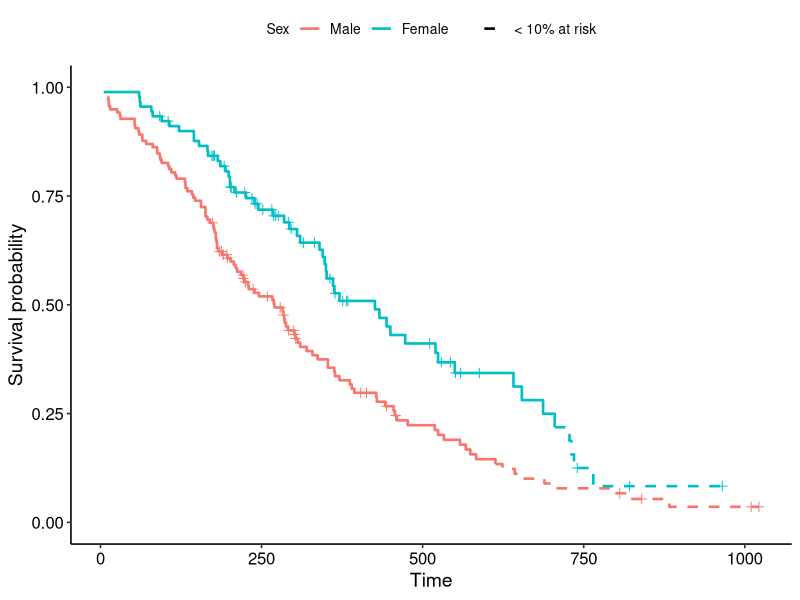
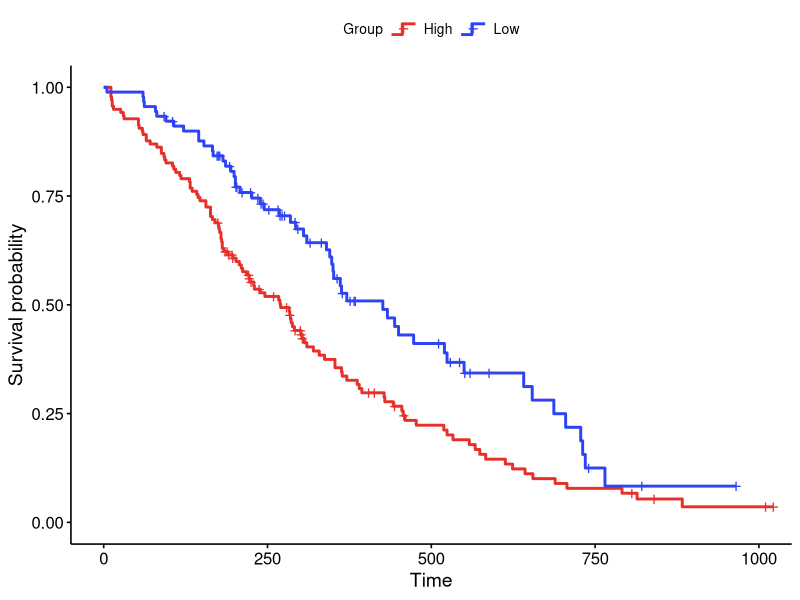
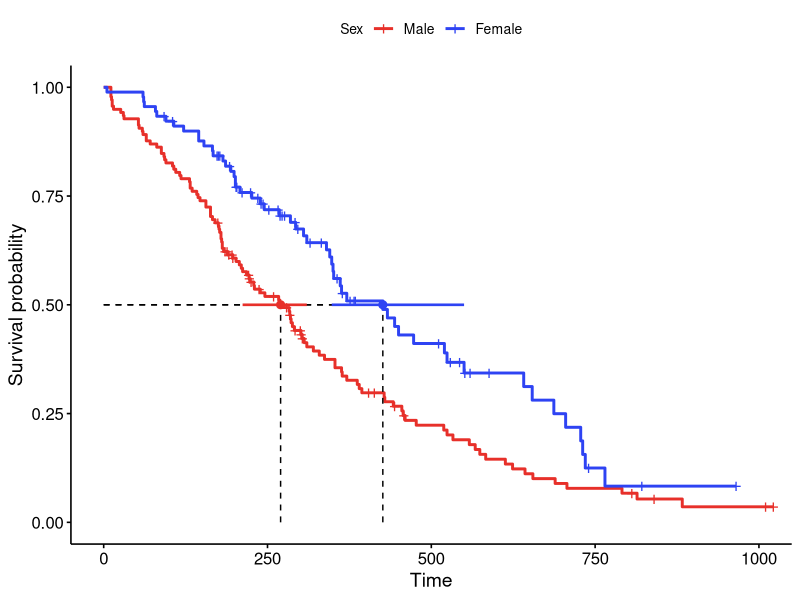
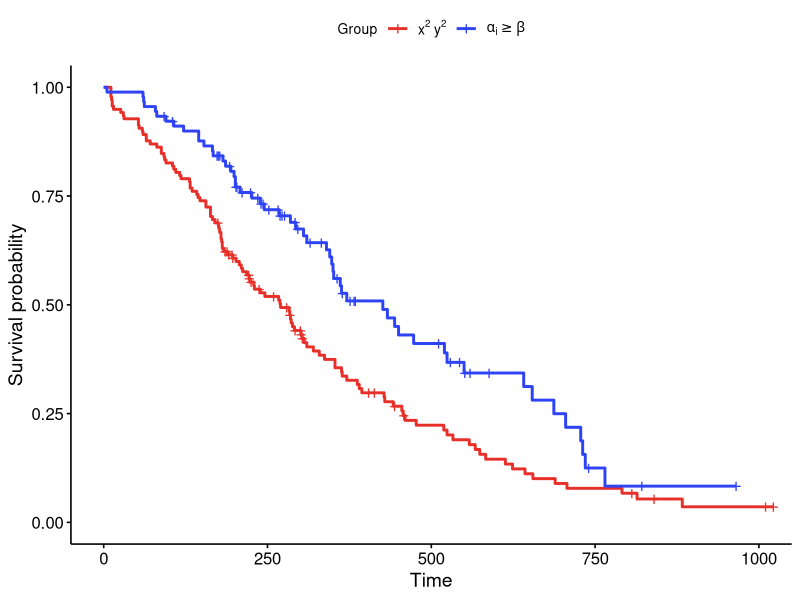
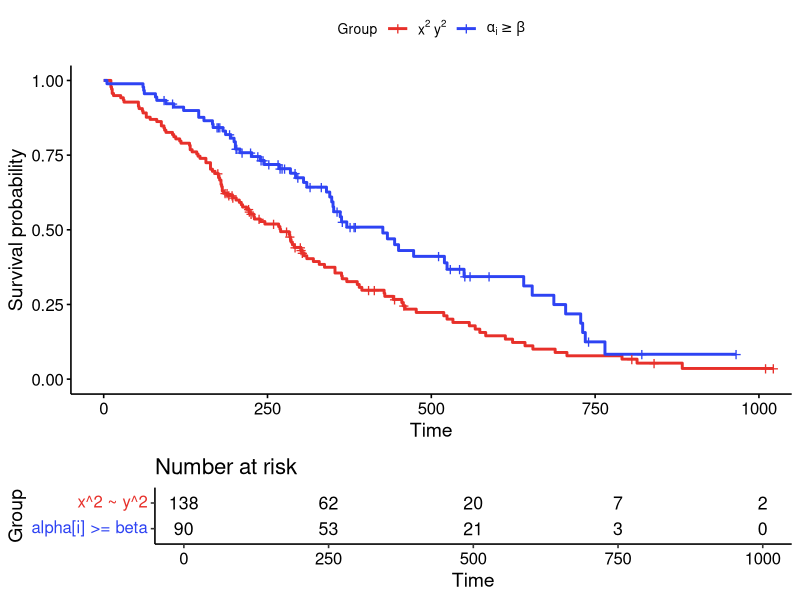
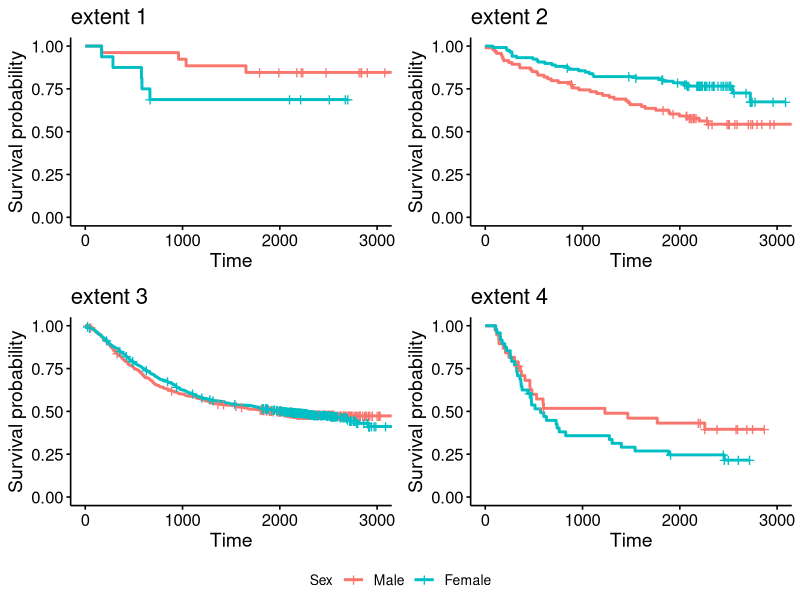
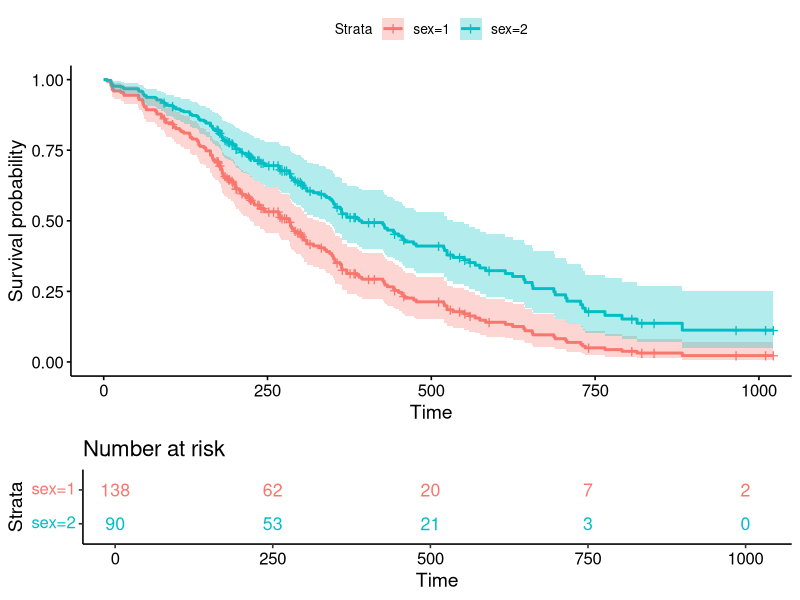
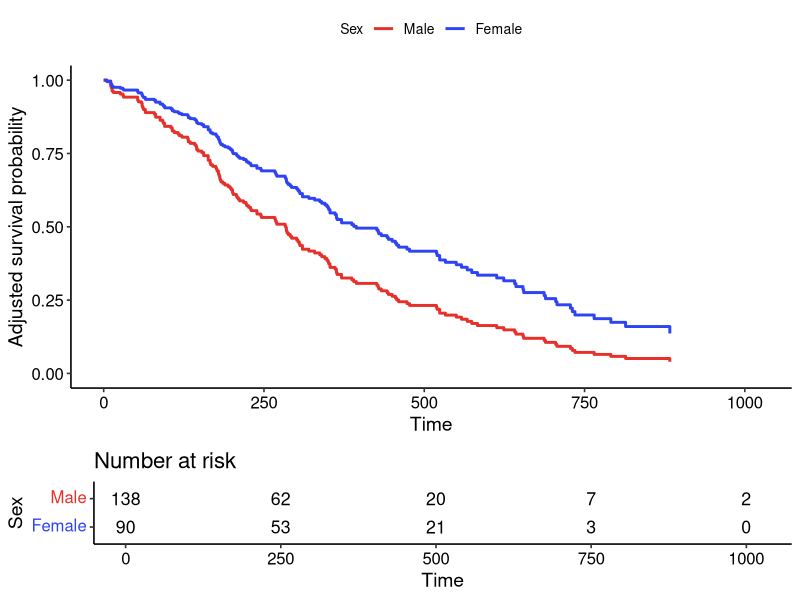

These figures' R source, in order:
## ---- chunk 1
knitr::opts_chunk$set(
  comment = "#>",
  collapse = TRUE,
  message = FALSE,
  warning = FALSE,
  fig.width = 7,
  fig.height = 5
)
## ---- chunk 2
library(survminer)
library(survival)
library(dplyr)
library(ggplot2)
## ---- chunk 3
# KM curves that switch solid -> dashed once the number at risk drops below
# `frac` of each group's initial cohort (default 10%).
ggsurv_dashed_below <- function(fit, data, frac = 0.10, ...) {
  ss <- surv_summary(fit, data = data) %>%
    group_by(strata) %>%
    mutate(onset = { s <- n.risk < frac * max(n.risk)
                     if (any(s)) min(time[s]) else Inf },
           phase = ifelse(time >= onset, "sparse", "dense")) %>%
    ungroup()
  # repeat the first sparse point in the solid phase so the two steps join
  bridge <- ss %>% filter(phase == "sparse") %>%
    group_by(strata) %>% slice_min(time, n = 1) %>% ungroup() %>%
    mutate(phase = "dense")

  ggplot(bind_rows(ss, bridge), aes(time, surv, colour = strata)) +
    geom_step(aes(linetype = phase), linewidth = 0.9) +
    geom_point(data = filter(ss, n.censor > 0), shape = 3, size = 2,
               show.legend = FALSE) +
    scale_linetype_manual(values = c(dense = "solid", sparse = "dashed"),
                          breaks = "sparse",
                          labels = sprintf("< %g%% at risk", 100 * frac),
                          name = NULL) +
    coord_cartesian(ylim = c(0, 1)) +
    labs(x = "Time", y = "Survival probability", ...) +
    theme_survminer()
}
## ---- chunk 4
fit <- survfit(Surv(time, status) ~ sex, data = lung)
ggsurv_dashed_below(fit, lung, frac = 0.10) +
  scale_colour_discrete(name = "Sex", labels = c("Male", "Female"))
## ---- chunk 5
library(grid)

# Draw the legend key of a ggsurvplot's curves as a small step (stair) that
# echoes the Kaplan-Meier shape, instead of the default straight line.
step_legend_key <- function(p) {
  `%||%` <- function(x, y) if (is.null(x)) y else x   # base R has this since 4.4
  draw_key_step <- function(data, params, size) {
    grid::linesGrob(
      x = c(0, 0.45, 0.45, 1), y = c(0.25, 0.25, 0.7, 0.7),
      gp = grid::gpar(col = data$colour %||% "black",
                      lwd = (data$linewidth %||% data$size %||% 0.75) * .pt,
                      lty = data$linetype %||% 1, lineend = "butt"))
  }
  # the survival curves are the first layer; subclass its geom to override ONLY
  # the legend key, so the curve drawing itself is unchanged
  g <- p$plot$layers[[1]]$geom
  p$plot$layers[[1]]$geom <-
    ggplot2::ggproto(paste0(class(g)[1], "Key"), g, draw_key = draw_key_step)
  p
}
## ---- chunk 6
fit2 <- survfit(Surv(time, status) ~ sex, data = lung)
p <- ggsurvplot(fit2, data = lung, palette = c("#E7302A", "#2E43F3"),
                legend.title = "Group", legend.labs = c("High", "Low"))
step_legend_key(p)
## ---- chunk 7
add_median_ci <- function(p, fit, y = 0.5) {
  med  <- surv_median(fit)
  # one colour per group, read from the drawn curve layer (no internal helpers)
  b     <- ggplot2::ggplot_build(p$plot)$data[[1]]
  cols  <- b$colour[match(sort(unique(b$group)), b$group)]
  # drop groups whose median is not reached (surv_median() returns NA there)
  keep  <- !is.na(med$median)
  med   <- med[keep, ]
  cols  <- cols[keep]
  p$plot +
    geom_segment(data = med, aes(x = lower, xend = upper, y = y, yend = y),
                 colour = cols, linewidth = 0.9, inherit.aes = FALSE) +
    geom_point(data = med, aes(x = median, y = y),
               colour = cols, size = 2.4, inherit.aes = FALSE)
}
## ---- chunk 8
fit3 <- survfit(Surv(time, status) ~ sex, data = lung)
p <- ggsurvplot(fit3, data = lung, palette = c("#E7302A", "#2E43F3"),
                surv.median.line = "hv",
                legend.labs = c("Male", "Female"), legend.title = "Sex")
p$plot <- add_median_ci(p, fit3)
p
## ---- chunk 9
pal <- c("#E7302A", "#2E43F3")
p <- ggsurvplot(fit3, data = lung, palette = pal, legend.title = "Group")
p$plot <- p$plot +
  scale_colour_manual(values = pal,
                      labels = c(expression(x^2 ~ y^2), expression(alpha[i] >= beta)),
                      name = "Group")
p
## ---- chunk 10
math.labs <- c(expression(x^2 ~ y^2), expression(alpha[i] >= beta))
p <- ggsurvplot(fit3, data = lung, palette = pal, risk.table = TRUE,
                legend.title = "Group")
p$plot  <- p$plot  +
  scale_colour_manual(values = pal, labels = math.labs, name = "Group")
p$table <- p$table + scale_y_discrete(labels = rev(math.labs))
p
## ---- chunk 11
colon2  <- colon[!is.na(colon$sex), ]
subsets <- split(colon2, colon2$extent)
subsets <- subsets[sapply(subsets, nrow) > 30]
subsets <- subsets[seq_len(min(4, length(subsets)))]

plots <- lapply(names(subsets), function(nm) {
  d   <- subsets[[nm]]
  fit <- survfit(Surv(time, status) ~ sex, data = d)
  ggsurvplot(fit, data = d, legend.title = "Sex",
             legend.labs = c("Male", "Female"), title = paste("extent", nm))$plot
})

ggpubr::ggarrange(plotlist = plots, ncol = 2, nrow = 2,
                  common.legend = TRUE, legend = "bottom")
## ---- chunk 12
km.fit  <- survfit(Surv(time, status) ~ sex, data = lung)
res.cox <- coxph(Surv(time, status) ~ age + sex + ph.ecog, data = lung)
sex_df  <- with(lung, data.frame(sex = c(1, 2),
                                 age = mean(age, na.rm = TRUE), ph.ecog = c(1, 1)))
fit <- survfit(res.cox, newdata = sex_df)

# note: a survfit() from a coxph fit carries no data, so pass `data =` explicitly
cox.surv <- ggsurvplot(fit, data = sex_df, conf.int = TRUE,
                       legend.labs = c("sex=1", "sex=2"))
cox.surv$table <- ggrisktable(km.fit, data = lung, color = "strata",
                              legend.labs = c("sex=1", "sex=2"),
                              xlim = c(0, max(fit$time)))
print(cox.surv, risk.table.height = 0.28)
## ---- chunk 13
lung2 <- transform(lung, sex = factor(sex, labels = c("Male", "Female")))
pal   <- c("#E7302A", "#2E43F3")
xmax  <- max(lung2$time, na.rm = TRUE)

# a KM ggsurvplot -> aligned curve + number-at-risk table by group
km.surv <- ggsurvplot(survfit(Surv(time, status) ~ sex, data = lung2), data = lung2,
                      risk.table = TRUE, palette = pal,
                      legend.labs = c("Male", "Female"), legend.title = "Sex",
                      break.time.by = 250, xlim = c(0, xmax))

# Cox-adjusted curves (a plain ggplot); match palette / xlim / breaks
res.cox <- coxph(Surv(time, status) ~ sex + age + ph.ecog, data = lung2)
adj <- ggadjustedcurves(res.cox, variable = "sex", data = lung2, palette = pal) +
  coord_cartesian(xlim = c(0, xmax)) +
  scale_x_continuous(breaks = seq(0, xmax, 250)) +
  labs(x = "Time", y = "Adjusted survival probability") +
  guides(colour = guide_legend("Sex"), fill = guide_legend("Sex")) +
  theme_survminer()

# swap the KM curve for the adjusted curve; keep the aligned KM risk table
km.surv$plot <- adj
print(km.surv, risk.table.height = 0.26)
## ---- chunk 14
library(cmprsk)

# competing-risks data: event 1 = PCM (of interest), 2 = death (competing)
mg <- transform(mgus2,
                etime = ifelse(pstat == 1, ptime, futime),
                event = ifelse(pstat == 1, 1, 2 * death))
pal <- c("#E7302A", "#2E43F3"); xmax <- max(mg$etime); eoi <- "1"

ci <- cuminc(mg$etime, mg$event, group = mg$sex)

# cumulative incidence of the event of interest, per group, with 95% CI bands
comps <- names(ci)[grepl(paste0(" ", eoi, "$"), names(ci))]
cif <- do.call(rbind, lapply(comps, function(nm) {
  d <- as.data.frame(ci[[nm]][c("time", "est", "var")])
  d$group <- sub(paste0(" ", eoi, "$"), "", nm); d
}))
cif$lower <- pmax(0, cif$est - 1.96 * sqrt(cif$var))
cif$upper <- pmin(1, cif$est + 1.96 * sqrt(cif$var))

p_cif <- ggplot(cif, aes(time, est, colour = group, fill = group)) +
  geom_ribbon(aes(ymin = lower, ymax = upper), alpha = 0.15, colour = NA) +
  geom_step(linewidth = 0.9) +
  scale_colour_manual(values = pal) + scale_fill_manual(values = pal) +
  scale_x_continuous(breaks = seq(0, xmax, 60)) +
  coord_cartesian(xlim = c(0, xmax), ylim = c(0, 1)) +
  labs(x = "Time (months)", y = "Cumulative incidence of PCM") +
  guides(colour = guide_legend("Sex"), fill = guide_legend("Sex")) +
  theme_survminer()

# number-at-risk table: survfit on "any event" gives the event-free at-risk count
km.surv <- ggsurvplot(survfit(Surv(etime, event > 0) ~ sex, data = mg), data = mg,
                      risk.table = TRUE, palette = pal, legend.labs = c("F", "M"),
                      legend.title = "Sex", break.time.by = 60, xlim = c(0, xmax))
km.surv$plot <- p_cif                       # keep the aligned number-at-risk table
print(km.surv, risk.table.height = 0.26)
## ---- chunk 15
d <- lung
d$sex     <- factor(d$sex, labels = c("Male", "Female"))
d$ph.ecog <- factor(d$ph.ecog)
vars <- c("sex", "age", "ph.ecog", "wt.loss")   # candidate covariates

# one univariate Cox model per covariate -> HR, 95% CI, p (one row per coefficient)
uni <- do.call(rbind, lapply(vars, function(v) {
  s <- summary(coxph(reformulate(v, response = "Surv(time, status)"), data = d))
  data.frame(variable = v, term = rownames(s$conf.int),
             HR    = s$conf.int[, "exp(coef)"],
             lower = s$conf.int[, "lower .95"],
             upper = s$conf.int[, "upper .95"],
             p     = s$coefficients[, "Pr(>|z|)"], row.names = NULL)
}))
# row label: variable name, plus the factor level for multi-level terms
level <- mapply(function(v, t) sub(paste0("^", v), "", t), uni$variable, uni$term)
uni$label <- ifelse(level == "", uni$variable, paste0(uni$variable, ": ", level))
uni$label <- factor(uni$label, levels = rev(uni$label))

ggplot(uni, aes(HR, label)) +
  geom_vline(xintercept = 1, linetype = "dashed", colour = "grey50") +
  geom_pointrange(aes(xmin = lower, xmax = upper)) +
  geom_text(aes(label = sprintf("%.2f (%.2f-%.2f)", HR, lower, upper)),
            vjust = -0.8, size = 3) +
  scale_x_log10() +
  labs(x = "Hazard ratio (95% CI, log scale)", y = NULL,
       title = "Univariate Cox regression") +
  theme_survminer()
## ---- chunk 16
# a parametric (Weibull) AFT model with a covariate
wb <- survreg(Surv(time, status) ~ sex, data = lung)

# predict(type = "quantile", p = s) returns the time at which survival = 1 - s,
# i.e. the inverse of the fitted survival function; pick the profiles to show.
s    <- seq(0.01, 0.99, by = 0.01)
prof <- data.frame(sex = c(1, 2))
pred <- predict(wb, newdata = prof, type = "quantile", p = s)   # rows = profiles
wbdf <- data.frame(
  time   = as.vector(t(pred)),
  surv   = rep(1 - s, times = nrow(prof)),
  strata = factor(rep(c("sex=1", "sex=2"), each = length(s))),
  upper  = NA, lower = NA, std.err = NA          # a model curve carries no CI band
)

pal <- c("#E7302A", "#2E43F3")
# surv.geom = geom_line -> smooth line, not a step; conf.int = FALSE is required.
ggsurvplot(wbdf, conf.int = FALSE, surv.geom = geom_line, palette = pal,
           legend.title = "Weibull", legend.labs = c("sex=1", "sex=2"))
## ---- chunk 17
km <- ggsurvplot(survfit(Surv(time, status) ~ sex, data = lung), data = lung,
                 palette = pal, legend.labs = c("sex=1", "sex=2"))
km$plot + geom_line(data = wbdf, aes(time, surv, colour = strata),
                    linetype = "dashed", linewidth = 1)
## ---- chunk 18
# a 2-arm treatment and a few subgroup variables, all coded as factors
d <- subset(colon, etype == 2 & rx %in% c("Obs", "Lev+5FU"))
d$rx     <- factor(d$rx, levels = c("Obs", "Lev+5FU"))
d$Sex    <- factor(d$sex, labels = c("Female", "Male"))
d$Age    <- factor(ifelse(d$age >= 60, ">=60", "<60"), levels = c("<60", ">=60"))
d$Differ <- factor(d$differ, labels = c("well", "moderate", "poor"))
subgroups <- c("Sex", "Age", "Differ")
resp <- "Surv(time, status)"

# treatment HR within one subset; NA if a treatment arm is missing (unstratifiable)
hr_in <- function(sub) {
  if (nlevels(droplevels(sub$rx)) < 2) return(c(NA, NA, NA))
  tryCatch(withCallingHandlers(
    summary(coxph(Surv(time, status) ~ rx, data = sub))$conf.int[1, c(1, 3, 4)],
    warning = function(w) invokeRestart("muffleWarning")),
    error = function(e) c(NA, NA, NA))
}

# overall effect, then each subgroup's levels + its interaction p-value
overall <- summary(coxph(Surv(time, status) ~ rx, data = d))$conf.int[1, c(1, 3, 4)]
tab <- data.frame(subgroup = "Overall", level = "", HR = overall[1],
                  lower = overall[2], upper = overall[3], p.int = NA_real_)
for (sg in subgroups) {
  a <- anova(coxph(reformulate(c("rx", sg), response = resp), data = d),
             coxph(reformulate(paste0("rx*", sg), response = resp), data = d))
  pint <- a[2, grep("^P", colnames(a))]          # treatment x subgroup LRT p-value
  for (lv in levels(d[[sg]])) {
    est <- hr_in(droplevels(d[d[[sg]] == lv, ]))
    tab <- rbind(tab, data.frame(subgroup = sg, level = lv, HR = est[1],
                 lower = est[2], upper = est[3], p.int = pint))
  }
}

# lay out rows: Overall, then a bold header per subgroup with its levels below
rows <- list(data.frame(label = "Overall", tab[1, c("HR","lower","upper","p.int")],
                        header = FALSE))
for (sg in subgroups) {
  rows <- c(rows, list(data.frame(label = sg, HR = NA, lower = NA, upper = NA,
                       p.int = tab$p.int[tab$subgroup == sg][1], header = TRUE)))
  lv <- tab[tab$subgroup == sg, ]
  rows <- c(rows, list(data.frame(label = paste0("   ", lv$level), HR = lv$HR,
                       lower = lv$lower, upper = lv$upper, p.int = NA, header = FALSE)))
}
pl <- do.call(rbind, rows)
pl$y <- factor(rev(seq_len(nrow(pl))))             # first row on top
f2 <- function(v, k = 2) ifelse(is.na(v), "", formatC(v, format = "f", digits = k))
pl$hr.txt <- ifelse(is.na(pl$HR), "",
                    sprintf("%s (%s-%s)", f2(pl$HR), f2(pl$lower), f2(pl$upper)))
pl$p.txt  <- ifelse(is.na(pl$p.int), "", paste0("p-int ", f2(pl$p.int, 3)))
xmin <- min(pl$lower, na.rm = TRUE); xmax <- max(pl$upper, na.rm = TRUE)

ggplot(pl, aes(HR, y)) +
  geom_vline(xintercept = 1, linetype = "dashed", colour = "grey60") +
  geom_pointrange(aes(xmin = lower, xmax = upper), na.rm = TRUE, size = 0.4) +
  geom_text(aes(x = xmin / 5, label = label), hjust = 0, size = 3,
            fontface = ifelse(pl$header, "bold", "plain")) +
  geom_text(aes(x = xmax * 1.6, label = hr.txt), hjust = 0, size = 3, na.rm = TRUE) +
  geom_text(aes(x = xmax * 4.2, label = p.txt), hjust = 0, size = 3,
            fontface = "italic", na.rm = TRUE) +
  scale_x_log10(breaks = c(0.25, 0.5, 1, 2), limits = c(xmin / 5, xmax * 14)) +
  labs(x = "Hazard ratio (Lev+5FU vs Obs, 95% CI, log scale)", y = NULL,
       title = "Treatment effect by subgroup") +
  theme_classic() +
  theme(axis.text.y = element_blank(), axis.ticks.y = element_blank(),
        axis.line.y = element_blank(), plot.title = element_text(hjust = 0.5))
